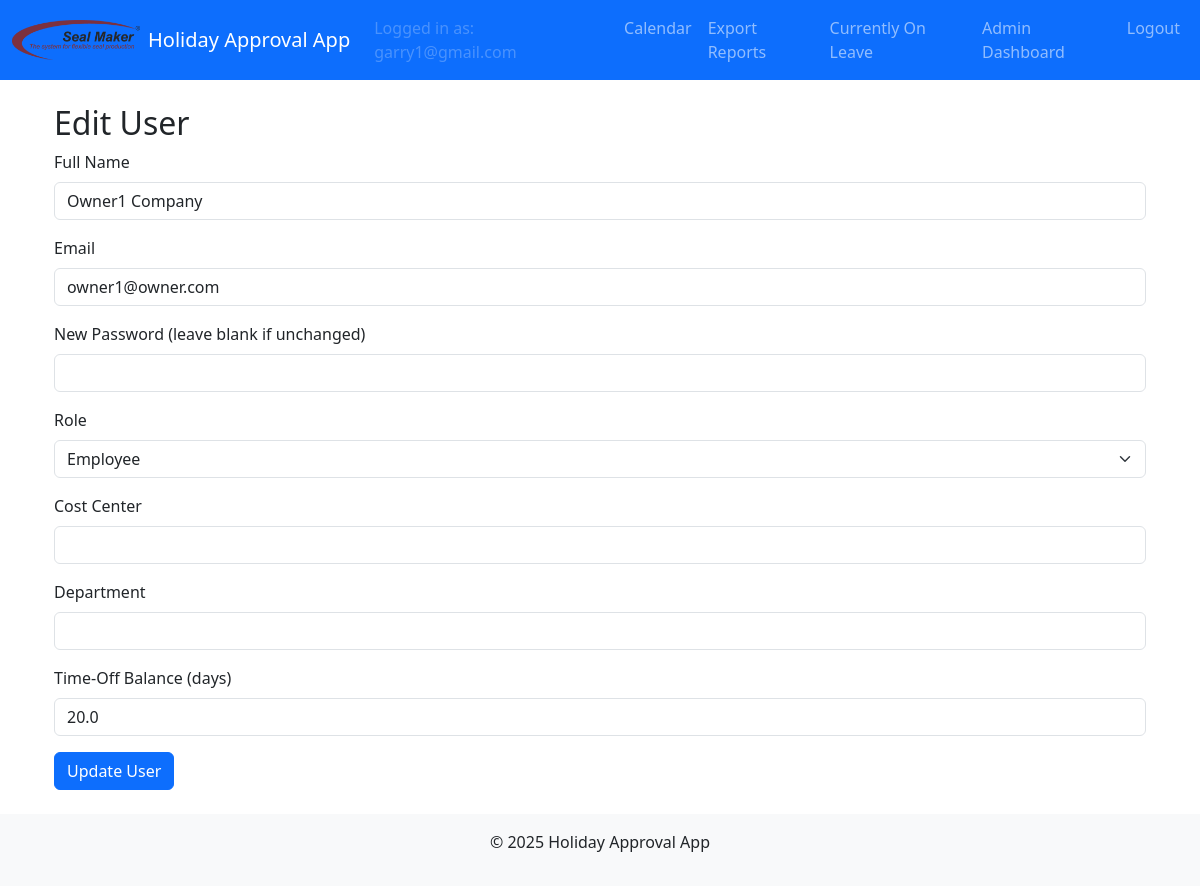
The page /admin/users/edit/15 (signed in) on the database its author committed.
### models.py (models this page shows, shortened)
class User(UserMixin, db.Model):
    id = db.Column(db.Integer, primary_key=True)
    email = db.Column(db.String(120), unique=True, nullable=False)
    name = db.Column(db.String(120), nullable=True)           # Full name field
    cost_center = db.Column(db.String(50), nullable=True)       # Cost center field
    password_hash = db.Column(db.String(128), nullable=False)
    role = db.Column(db.String(20), nullable=False)             # Roles: employee, supervisor, manager, admin, hr, sub-admin
    time_off_balance = db.Column(db.Float, nullable=False, default=20.0, server_default="20.0")
    active = db.Column(db.Boolean, nullable=False, default=True, server_default="1")
    department = db.Column(db.String(100), nullable=True)       # Department field
    force_password_reset = db.Column(db.Boolean, nullable=False, default=False, server_default="0")

### admin/routes.py (the view, shortened to what this page needs)
@admin_bp.route('/users/edit/<int:user_id>', methods=['GET', 'POST'])
@login_required
@admin_required
def edit_user(user_id):
    user_obj = User.query.get_or_404(user_id)
    return render_template('admin_edit_user.html', user=user_obj)

### admin/routes.py (called while the page is built)
def admin_required(func):
    @wraps(func)
    def wrapper(*args, **kwargs):
        if current_user.role not in ['admin', 'sub-admin']:
            flash(_("Access denied: Admins only."), "danger")
            return redirect(url_for('main.calendar'))
        return func(*args, **kwargs)
    return wrapper

### app.py (called while the page is built, shortened)
def create_app():
    app = Flask(__name__)
    app.config.from_object(Config)
    db.init_app(app)
    migrate.init_app(app, db)
    login_manager.init_app(app)
    bcrypt.init_app(app)
    mail.init_app(app)
    babel = Babel(app)
    babel.locale_selector_func = lambda: request.accept_languages.best_match(app.config['LANGUAGES'])
    @app.context_processor
    def inject_locale():
        return dict(get_locale=babel.locale_selector_func)
    login_manager.login_view = 'auth.login'
    @login_manager.user_loader
    def load_user(user_id):
        return User.query.get(int(user_id))

### templates/admin_edit_user.html (shortened to what this page needs)
{% extends "layout.html" %}
{% block content %}
<div class="container">
  <h2>Edit User</h2>
  <form method="POST" action="{{ url_for('admin.edit_user', user_id=user.id) }}">
    <div class="mb-3">
      <label for="name" class="form-label">Full Name</label>
      <input type="text" class="form-control" id="name" name="name" value="{{ user.name }}" required>
    </div>
    <div class="mb-3">
      <label for="email" class="form-label">Email</label>
      <input type="email" class="form-control" id="email" name="email" value="{{ user.email }}" required>
    </div>
    <div class="mb-3">
      <label for="password" class="form-label">New Password (leave blank if unchanged)</label>
      <input type="password" class="form-control" id="password" name="password">
    </div>
    <div class="mb-3">
      <label for="role" class="form-label">Role</label>
      <select class="form-select" id="role" name="role" required>
        <option value="employee" {% if user.role == 'employee' %}selected{% endif %}>Employee</option>
      </select>
    </div>
    <div class="mb-3">
      <label for="cost_center" class="form-label">Cost Center</label>
      <input type="text" class="form-control" id="cost_center" name="cost_center" value="{{ user.cost_center }}">
    </div>
    <div class="mb-3">
      <label for="department" class="form-label">Department</label>
      <input type="text" class="form-control" id="department" name="department" value="{{ user.department }}">
    </div>
    <div class="mb-3">
      <label for="time_off_balance" class="form-label">Time-Off Balance (days)</label>
      <input type="number" step="0.1" class="form-control" id="time_off_balance" name="time_off_balance" value="{{ user.time_off_balance }}" required>
    </div>
    <button type="submit" class="btn btn-primary">Update User</button>
  </form>
</div>
{% endblock %}

### templates/layout.html (shortened to what this page needs)
<!doctype html>
<html lang="{{ get_locale() }}">
  <head>
    <link
      href="https://cdn.jsdelivr.net/npm/bootstrap@5.3.0/dist/css/bootstrap.min.css"
      rel="stylesheet"
    >
    <link rel="stylesheet" href="{{ url_for('static', filename='css/styles.css') }}">
  </head>
  <body>
    <nav class="navbar navbar-expand-lg navbar-dark bg-primary">
      <div class="container-fluid">
        <a class="navbar-brand d-flex align-items-center" href="{{ url_for('main.calendar') }}">
          <img
            src="{{ url_for('static', filename='img/logo.png') }}"
            alt="{{ _('Company Logo') }}"
            height="40"
            class="me-2"
          >
          <span>{{ _("Holiday Approval App") }}</span>
        </a>
        <div class="collapse navbar-collapse" id="navbarSupportedContent">
          <ul class="navbar-nav ms-auto">
            {% if current_user.is_authenticated %}
              <li class="nav-item">
                <span class="nav-link disabled">
                  {{ _("Logged in as:") }} {{ current_user.email }}
                </span>
              </li>
              <li class="nav-item">
                <a class="nav-link" href="{{ url_for('main.calendar') }}">{{ _("Calendar") }}</a>
              </li>
              <li class="nav-item">
                <a class="nav-link" href="{{ url_for('main.export_reports') }}">{{ _("Export Reports") }}</a>
              </li>
              <li class="nav-item">
                <a class="nav-link" href="{{ url_for('main.currently_on_leave') }}">{{ _("Currently On Leave") }}</a>
              </li>
              {% if current_user.role == 'employee' %}
                <li class="nav-item">
                  <a class="nav-link" href="{{ url_for('main.new_holiday_request') }}">{{ _("Request") }}</a>
                </li>
                <li class="nav-item">
                  <a class="nav-link" href="{{ url_for('main.employee_dashboard') }}">{{ _("Employee Dashboard") }}</a>
                </li>
              {% elif current_user.role == 'supervisor' %}
                <li class="nav-item">
                  <a class="nav-link" href="{{ url_for('main.supervisor_dashboard') }}">{{ _("Supervisor Dashboard") }}</a>
                </li>
              {% elif current_user.role == 'manager' %}
                <li class="nav-item">
                  <a class="nav-link" href="{{ url_for('main.manager_dashboard') }}">{{ _("Manager Dashboard") }}</a>
                </li>
              {% elif current_user.role == 'admin' %}
                <li class="nav-item">
                  <a class="nav-link" href="{{ url_for('admin.dashboard') }}">{{ _("Admin Dashboard") }}</a>
                </li>
              {% elif current_user.role == 'hr' %}
                <li class="nav-item">
                  <a class="nav-link" href="{{ url_for('hr.dashboard') }}">{{ _("HR Dashboard") }}</a>
                </li>
              {% elif current_user.role == 'management' %}
                <li class="nav-item">
                  <a class="nav-link" href="{{ url_for('main.management_dashboard') }}">{{ _("Management Dashboard") }}</a>
                </li>
              {% endif %}
              <li class="nav-item">
                <a class="nav-link" href="{{ url_for('auth.logout') }}">{{ _("Logout") }}</a>
              </li>
            {% else %}
              <li class="nav-item">
                <a class="nav-link" href="{{ url_for('auth.login') }}">{{ _("Login") }}</a>
              </li>
            {% endif %}
          </ul>
        </div>
      </div>
    </nav>
    <div class="container my-4">
      {% block content %}{% endblock %}
    </div>
    <footer class="bg-light text-center p-3">
      <div class="container">
        <p>&copy; 2025 {{ _("Holiday Approval App") }}</p>
      </div>
    </footer>
  </body>
</html>

### static/css/styles.css (style rules this page uses)
:root { --bs-primary: #800020; }

### rows shown on the page
User: email "garry1@gmail.com"
User: name "Owner1 Company", email "owner1@owner.com", time_off_balance "20.0"
